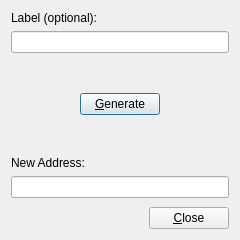
<?xml version="1.0" encoding="UTF-8"?>
<ui version="4.0">
 <class>GenDepositAddrDialog</class>
 <widget class="QDialog" name="GenDepositAddrDialog">
  <property name="geometry">
   <rect>
    <x>0</x>
    <y>0</y>
    <width>240</width>
    <height>240</height>
   </rect>
  </property>
  <property name="minimumSize">
   <size>
    <width>240</width>
    <height>240</height>
   </size>
  </property>
  <property name="maximumSize">
   <size>
    <width>240</width>
    <height>240</height>
   </size>
  </property>
  <property name="windowTitle">
   <string>Generate Deposit Address</string>
  </property>
  <layout class="QGridLayout" name="gridLayout">
   <item row="5" column="0">
    <spacer name="verticalSpacer">
     <property name="orientation">
      <enum>Qt::Vertical</enum>
     </property>
     <property name="sizeHint" stdset="0">
      <size>
       <width>20</width>
       <height>9</height>
      </size>
     </property>
    </spacer>
   </item>
   <item row="2" column="0">
    <layout class="QHBoxLayout" name="horizontalLayout_2">
     <item>
      <spacer name="horizontalSpacer">
       <property name="orientation">
        <enum>Qt::Horizontal</enum>
       </property>
       <property name="sizeHint" stdset="0">
        <size>
         <width>40</width>
         <height>20</height>
        </size>
       </property>
      </spacer>
     </item>
     <item>
      <widget class="QPushButton" name="generateButton">
       <property name="text">
        <string>&amp;Generate</string>
       </property>
      </widget>
     </item>
     <item>
      <spacer name="horizontalSpacer_2">
       <property name="orientation">
        <enum>Qt::Horizontal</enum>
       </property>
       <property name="sizeHint" stdset="0">
        <size>
         <width>40</width>
         <height>20</height>
        </size>
       </property>
      </spacer>
     </item>
    </layout>
   </item>
   <item row="0" column="0">
    <layout class="QVBoxLayout" name="verticalLayout">
     <item>
      <widget class="QLabel" name="label">
       <property name="text">
        <string>Label (optional):</string>
       </property>
      </widget>
     </item>
     <item>
      <layout class="QHBoxLayout" name="horizontalLayout_3">
       <item>
        <widget class="QLineEdit" name="labelLE"/>
       </item>
      </layout>
     </item>
    </layout>
   </item>
   <item row="4" column="0">
    <layout class="QVBoxLayout" name="verticalLayout_2">
     <item>
      <widget class="QLabel" name="label_2">
       <property name="text">
        <string>New Address:</string>
       </property>
      </widget>
     </item>
     <item>
      <widget class="QLineEdit" name="addressLE"/>
     </item>
    </layout>
   </item>
   <item row="6" column="0">
    <layout class="QHBoxLayout" name="horizontalLayout">
     <item>
      <spacer name="horizontalSpacer_3">
       <property name="orientation">
        <enum>Qt::Horizontal</enum>
       </property>
       <property name="sizeHint" stdset="0">
        <size>
         <width>40</width>
         <height>20</height>
        </size>
       </property>
      </spacer>
     </item>
     <item>
      <widget class="QPushButton" name="closeButton">
       <property name="text">
        <string>&amp;Close</string>
       </property>
      </widget>
     </item>
    </layout>
   </item>
   <item row="3" column="0">
    <spacer name="verticalSpacer_2">
     <property name="orientation">
      <enum>Qt::Vertical</enum>
     </property>
     <property name="sizeHint" stdset="0">
      <size>
       <width>20</width>
       <height>40</height>
      </size>
     </property>
    </spacer>
   </item>
   <item row="1" column="0">
    <spacer name="verticalSpacer_3">
     <property name="orientation">
      <enum>Qt::Vertical</enum>
     </property>
     <property name="sizeHint" stdset="0">
      <size>
       <width>20</width>
       <height>40</height>
      </size>
     </property>
    </spacer>
   </item>
  </layout>
 </widget>
 <resources/>
 <connections/>
</ui>
